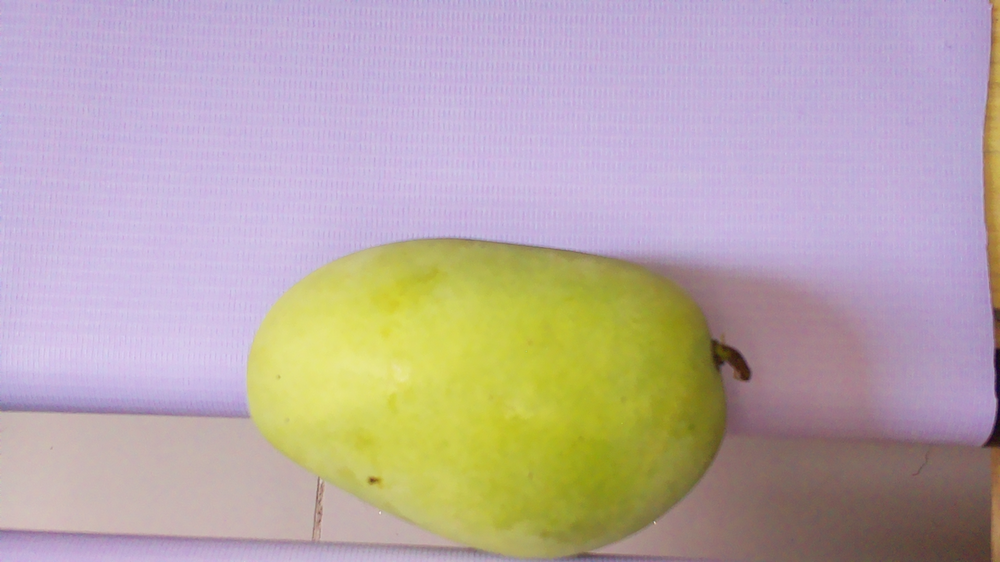
#> input picture sample_green.png, 1000 x 562 px, shrunk from 1920 x 1080 before the run
$ python improved_hsv.py sample_green.png
#> lines starting #> are read from the running program, lines starting #| are printed output that depends on the picture; after the words box and inside, x2 and y2 are one past the last pixel; in counts of white or black regions, pixels touching at a corner belong together
import cv2 as cv
import os
import numpy as np
import matplotlib.pyplot as plt
import sys

def hsvColorSegmentation(imgPath):
    # Check if file exists
#> called with imgPath = 'sample_green.png'
    if not os.path.isfile(imgPath):
        print(f"Error: File '{imgPath}' not found!")
        return

    img = cv.imread(imgPath)
#> img is the input picture: shape (562, 1000, 3); mean B, G, R 168.1, 169.2, 184.7

    # Check if image was loaded successfully
    if img is None:
        print(f"Error: Could not load image from '{imgPath}'!")
        return

    # --------------------------------------------------------
    # ---------------- DSP IMPROVED PREPROCESSING ------------
    # --------------------------------------------------------

    # 1. Edge-preserving noise reduction
    filtered = cv.bilateralFilter(img, d=9, sigmaColor=75, sigmaSpace=75)

    # 2. Convert to HSV
    hsv = cv.cvtColor(filtered, cv.COLOR_BGR2HSV)
#> hsv: shape (562, 1000, 3); mean H, S, V 94.8, 71, 197.5

# ---- Adaptive HSV Thresholding ----
    h, s, v = cv.split(hsv)
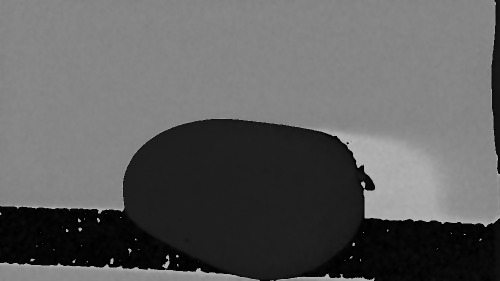
#> h: shape (562, 1000) (shown at 1/2 size); min 0, max 179, mean 94.8
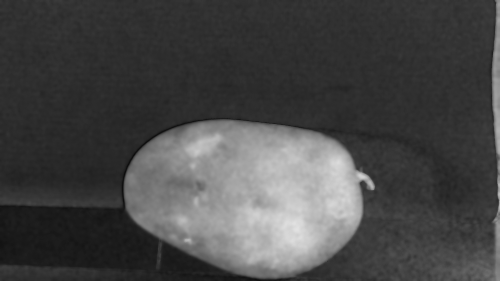
#> s: shape (562, 1000) (shown at 1/2 size); min 9, max 226, mean 71
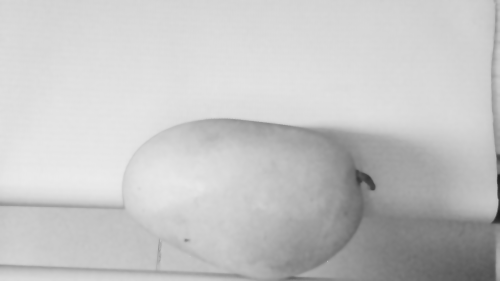
#> v: shape (562, 1000) (shown at 1/2 size); min 27, max 235, mean 197.5

# Compute percentile-based adaptive thresholds
    H_min, H_max = np.percentile(h, [5, 95])
#> H_min = 4; H_max = 161
    S_min, S_max = np.percentile(s, [5, 98])
#> S_min = 28; S_max = 197
    V_min, V_max = np.percentile(v, [10, 98])
#> V_min = 144; V_max = 231

# Convert to uint8 bounds
    lowerBound = np.array([H_min, S_min, V_min], dtype=np.uint8)
#> lowerBound = [4, 28, 144]
    upperBound = np.array([H_max, S_max, V_max], dtype=np.uint8)
#> upperBound = [161, 197, 231]

# Generate mask
    mask = cv.inRange(hsv, lowerBound, upperBound)
#> mask: shape (562, 1000); 78.1% white; 99 black regions (84 under 20 px), largest, box (x1, y1, x2, y2) and area: (0, 237, 1000, 562) 114428, (42, 321, 244, 377) 6923, (496, 420, 524, 449) 510

    # 3. HSV threshold (use your existing ranges)
    # lowerBound = np.array([0, 50, 50])
    # upperBound = np.array([150, 255, 255])
    # mask = cv.inRange(hsv, lowerBound, upperBound)

    # 4. Morphological smoothing (remove speckles and fill holes)
    kernel = np.ones((5, 5), np.uint8)
    mask = cv.morphologyEx(mask, cv.MORPH_OPEN, kernel)
#> mask: shape (562, 1000); 77.4% white; 46 black regions (35 under 20 px), largest, box (x1, y1, x2, y2) and area: (0, 237, 1000, 562) 126474, (555, 248, 596, 255) 112, (647, 467, 659, 479) 76
    mask = cv.morphologyEx(mask, cv.MORPH_CLOSE, kernel)
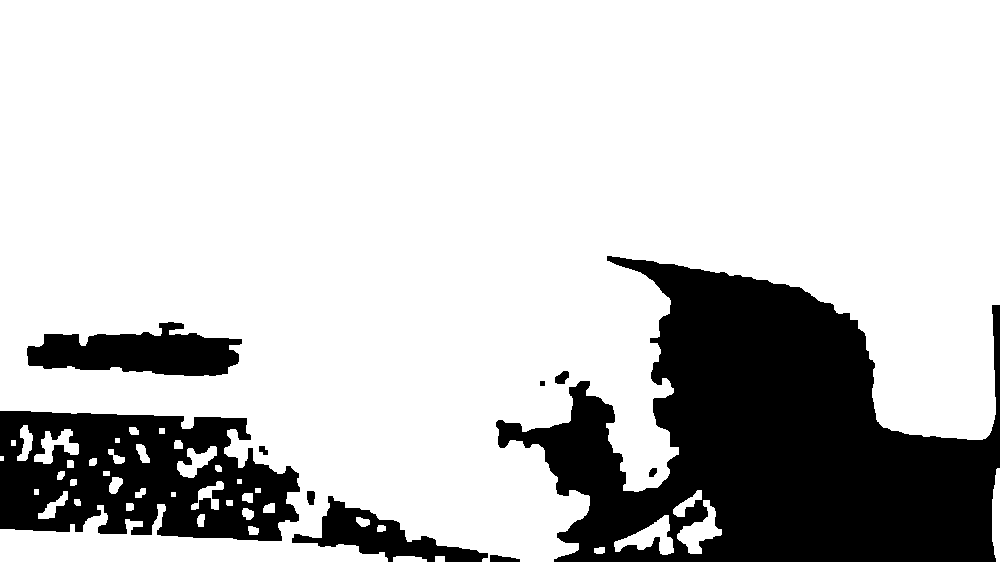
#> mask: shape (562, 1000); 77.8% white; 10 black regions, largest, box (x1, y1, x2, y2) and area: (496, 256, 1000, 562) 85153, (0, 411, 300, 541) 27265, (27, 322, 242, 376) 7451

    # 5. Edge enhancement via Canny
    # edges = cv.Canny(mask, 50, 150)

# 5. Adaptive Canny Edge Detection (median-based)
    gray = mask  # mask is already grayscale (0–255)

# Compute median pixel intensity
    v = np.median(gray)
#> v = 255

# Adaptive thresholds based on image statistics
    lower = int(max(0, 0.66 * v))
#> lower = 168
    upper = int(min(255, 1.33 * v))
#> upper = 255

# Apply Canny with adaptive thresholds
    edges = cv.Canny(gray, lower, upper)
#> edges: shape (562, 1000); 1.1% white in thin lines or dots, all inside (x1, y1, x2, y2) = (0, 255, 1000, 562)

# Optional: preview window for debugging
    cv.imshow("Canny Edges", edges)

    # Combine mask with edges for sharper boundaries
    mask = cv.bitwise_and(mask, mask, mask=edges)
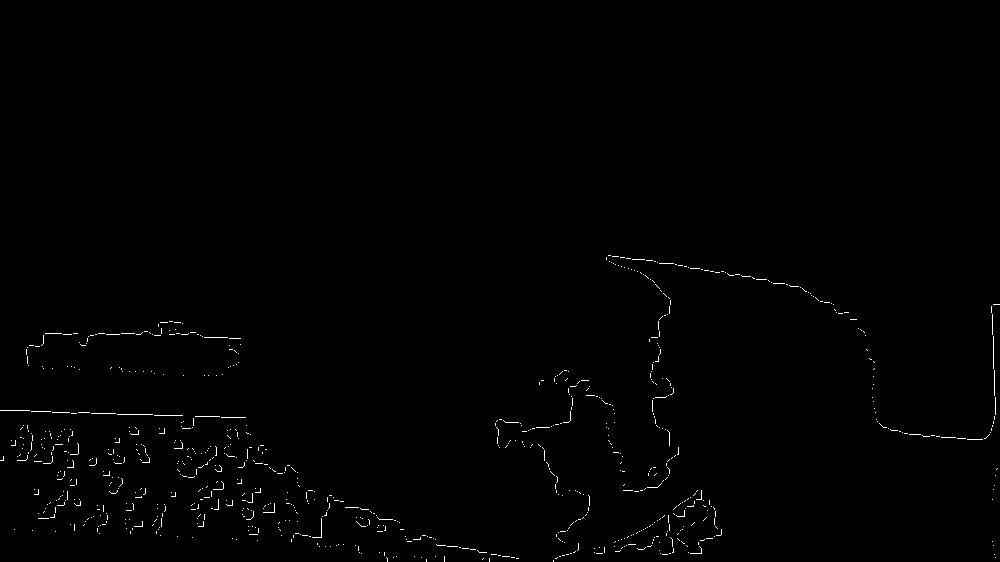
#> mask: shape (562, 1000); 0.58% white in thin lines or dots, all inside (x1, y1, x2, y2) = (0, 255, 1000, 562)

    # --------------------------------------------------------
    # ------------------ FIND CONTOURS -----------------------
    # --------------------------------------------------------

    # Use RETR_EXTERNAL to avoid internal noise contours
    contours, hierarchy = cv.findContours(mask, cv.RETR_EXTERNAL, cv.CHAIN_APPROX_SIMPLE)
#> contours = 849 contours, all with area under 20

    imgRGB = cv.cvtColor(img, cv.COLOR_BGR2RGB)

    # Create a copy of the original image to draw contours on
    img_with_contours = imgRGB.copy()
    cv.drawContours(img_with_contours, contours, -1, (0, 255, 0), 3)
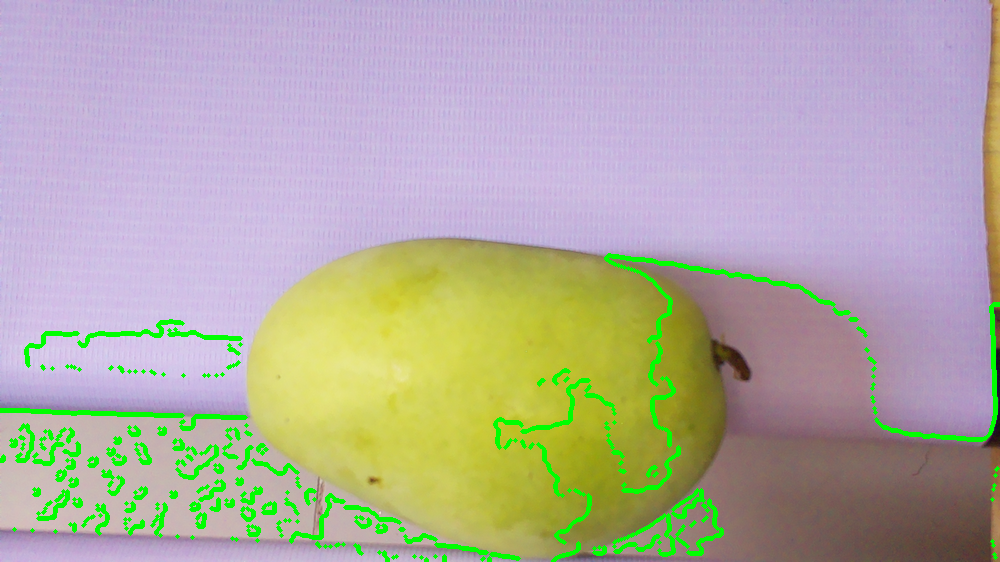
#> img_with_contours: shape (562, 1000, 3); mean R, G, B 178.1, 172.6, 162.7

    # Also create a version with mask and contours
    mask_with_contours = cv.cvtColor(mask, cv.COLOR_GRAY2BGR)
    cv.drawContours(mask_with_contours, contours, -1, (0, 255, 0), 2)
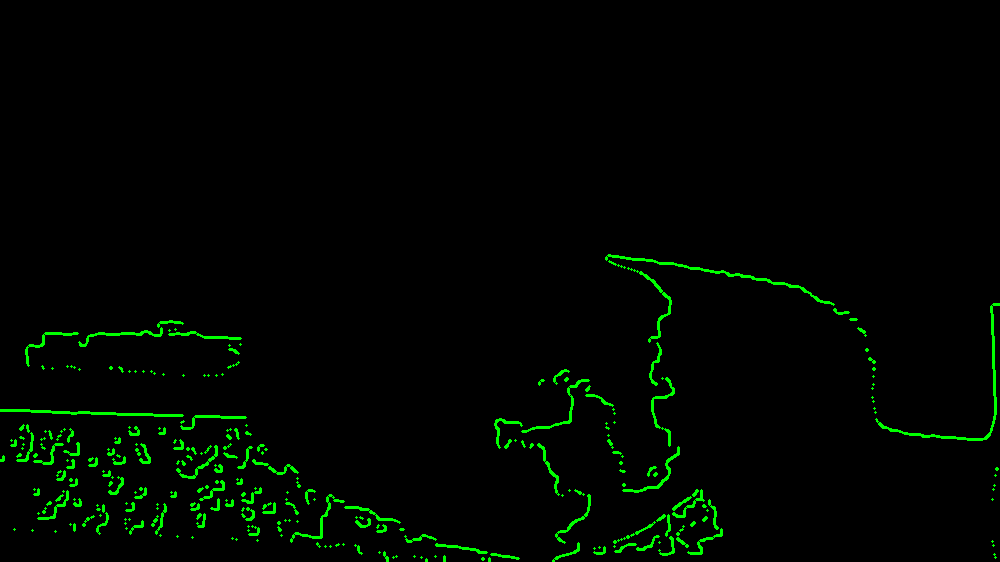
#> mask_with_contours: shape (562, 1000, 3); mean B, G, R 0, 5.6, 0


    # ---- Find Largest Contour ----
    if len(contours) > 0:
        largest_contour = max(contours, key=cv.contourArea)
#> largest_contour = [[673, 548], [673, 551], [672, 552], [673, 552]]
        mango_area_pixels = cv.contourArea(largest_contour)
#> mango_area_pixels = 0.5
        print(f"Largest Contour (Mango) Area: {mango_area_pixels:.2f} pixels")
#| Largest Contour (Mango) Area: 0.50 pixels

        # Create an RGB copy to draw on
        largest_contour_img = imgRGB.copy()

        # Draw ONLY the largest contour (blue)
        cv.drawContours(largest_contour_img, [largest_contour], -1, (0, 0, 255), 5)
#> largest_contour_img: shape (562, 1000, 3); mean R, G, B 184.7, 169.2, 168.1

        # Show using Matplotlib
        plt.figure(figsize=(6, 6))
        plt.imshow(largest_contour_img)
        plt.title("Largest Contour (Mango)")
        plt.axis('off')
        plt.show()
    else:
        print("No contours found!")


    # Display results
    plt.figure(figsize=(15, 5))

    plt.subplot(1, 3, 1)
    plt.imshow(imgRGB)
    plt.title('Original Image (RGB)')
    plt.axis('off')

    plt.subplot(1, 3, 2)
    plt.imshow(mask, cmap='gray')
    plt.title('Improved HSV Mask + Edges')
    plt.axis('off')

    plt.subplot(1, 3, 3)
    plt.imshow(img_with_contours)
    plt.title('Image with Improved Contours')
    plt.axis('off')

    plt.tight_layout()
    plt.show()

    cv.imshow('Mask with Contours', mask_with_contours)
    cv.imshow('Image with Contours', cv.cvtColor(img_with_contours, cv.COLOR_RGB2BGR))
    cv.waitKey(0)
    cv.destroyAllWindows()

    # Print contour information
    print(f"Found {len(contours)} contours")
#| Found 849 contours
    for i, contour in enumerate(contours):
        print(f"Contour {i}: {len(contour)} points, area: {cv.contourArea(contour):.2f}")
#> this loop made 849 passes
#> contour on passes 1 to 3: [[553, 560], [553, 561]], [[426, 559], [426, 561]], [[516, 558], [518, 558]]
#> (printed output is left out)

if __name__ == '__main__':
    # Check if image path is provided as argument
    if len(sys.argv) < 2:
        print("Usage: python script.py <image_path>")
        print("Example: python script.py test.jpeg")
        sys.exit(1)

    # Get image path from command line argument
    imgPath = sys.argv[1]
    hsvColorSegmentation(imgPath)

$ run again, on mango2.png
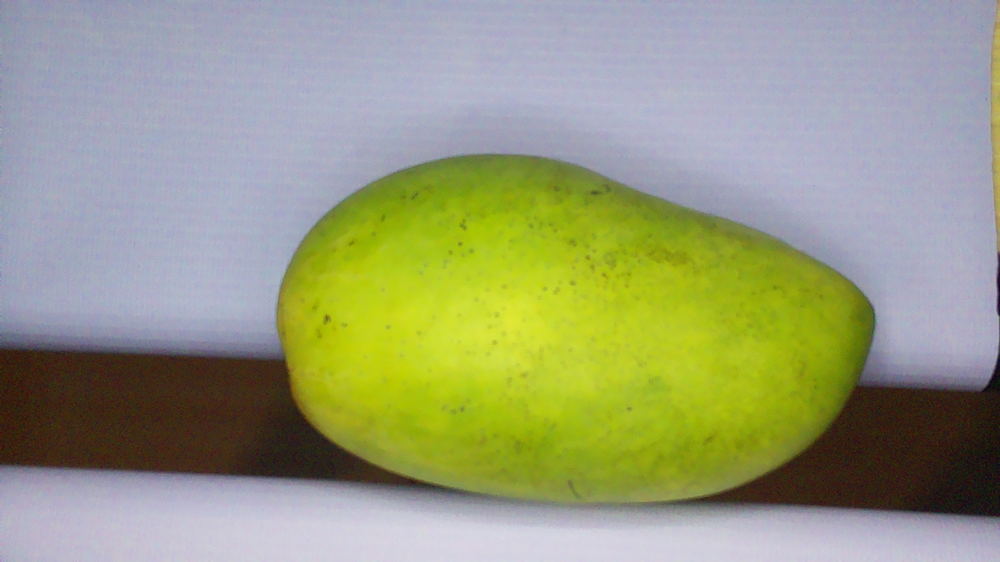
#> input picture mango2.png, 1000 x 562 px, shrunk from 1920 x 1080 before the run
#> in hsvColorSegmentation, img is the input picture: shape (562, 1000, 3); mean B, G, R 125.1, 156.9, 152.5
#> hsv: shape (562, 1000, 3); mean H, S, V 81.8, 96.1, 171.1
#> H_min = 12; H_max = 126
#> S_min = 18; S_max = 242
#> V_min = 64; V_max = 223
#> lowerBound = [12, 18, 64]
#> upperBound = [126, 242, 223]
#> in hsvColorSegmentation, `mask = cv.morphologyEx(mask, cv.MORPH_CLOSE, kernel)`:
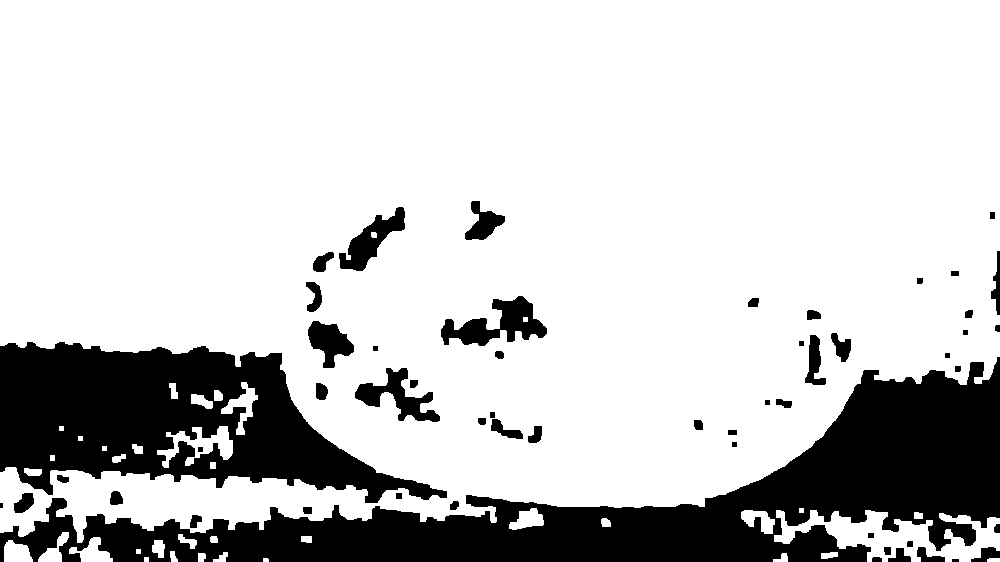
#> mask: shape (562, 1000); 79.2% white; 54 black regions (1 under 20 px), largest, box (x1, y1, x2, y2) and area: (0, 357, 1000, 562) 65092, (0, 342, 447, 503) 38759, (441, 296, 547, 346) 2463
#> in hsvColorSegmentation, `v = np.median(gray)`: v = 255
#> lower = 168
#> upper = 255
#> edges: shape (562, 1000); 1.5% white in thin lines or dots, all inside (x1, y1, x2, y2) = (0, 200, 1000, 562)
#> contours = 1280 contours, all with area under 20
#> img_with_contours: shape (562, 1000, 3); mean R, G, B 145.2, 162.3, 119.8
#> in hsvColorSegmentation, `cv.drawContours(mask_with_contours, contours, -1, (0, 255, 0), 2)`:
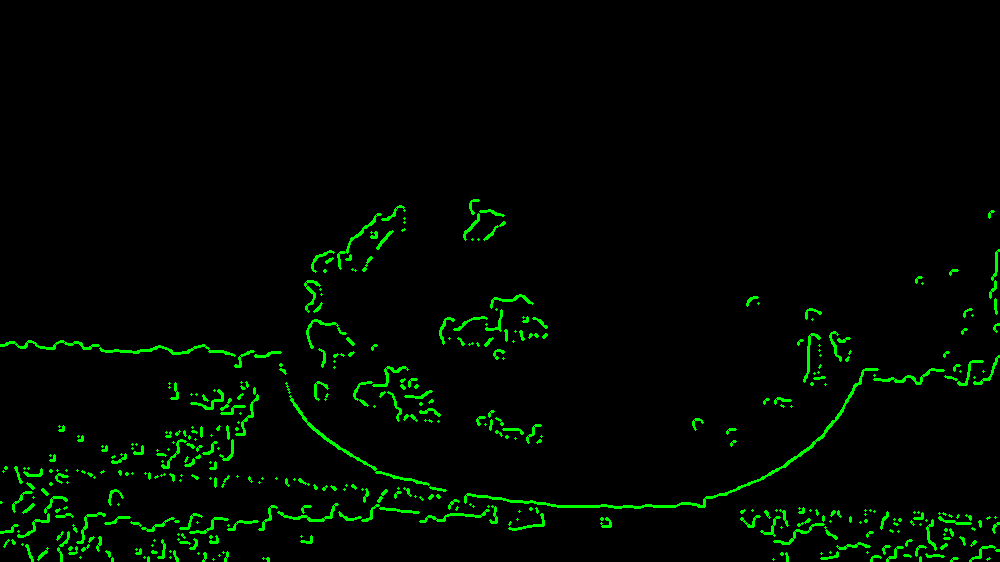
#> mask_with_contours: shape (562, 1000, 3); mean B, G, R 0, 7.6, 0
#> largest_contour = [[837, 552], [837, 555], [836, 556], [834, 556], [837, 556]]
#> mango_area_pixels = 0.5
#| Largest Contour (Mango) Area: 0.50 pixels
#> largest_contour_img: shape (562, 1000, 3); mean R, G, B 152.5, 156.9, 125.1
#| Found 1280 contours
#> the loop in hsvColorSegmentation, `for i, contour in enumerate(contours):` made 1280 passes
#> contour on passes 1 to 3: [[970, 560], [970, 561]], [[951, 560], [951, 561]], [[203, 560], [203, 561]]
#> (printed output is left out)

$ run again, on yellow.png
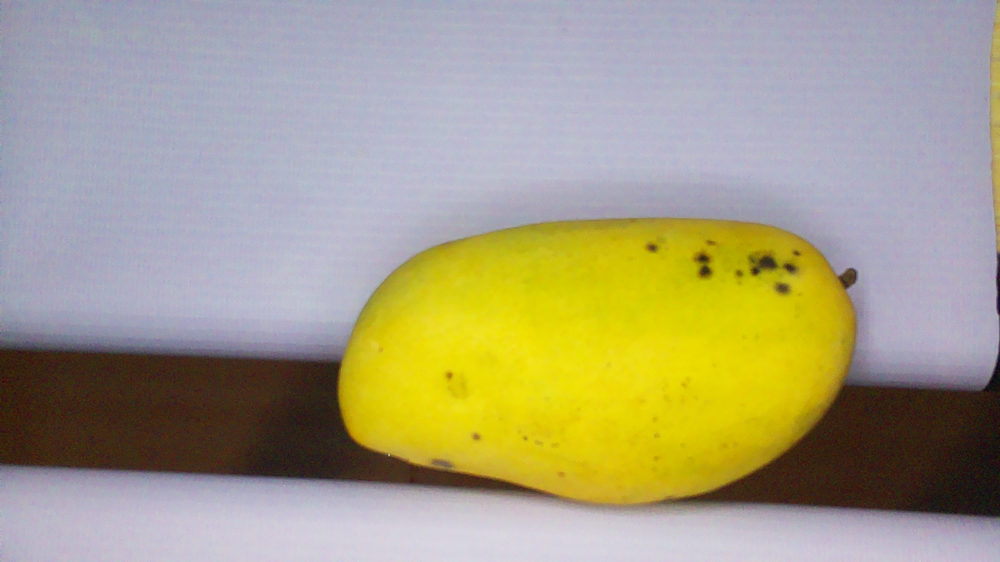
#> input picture yellow.png, 1000 x 562 px, shrunk from 1920 x 1080 before the run
#> in hsvColorSegmentation, img is the input picture: shape (562, 1000, 3); mean B, G, R 131.7, 159.8, 166.5
#> hsv: shape (562, 1000, 3); mean H, S, V 87, 87.6, 178.4
#> H_min = 11; H_max = 133
#> S_min = 16; S_max = 255
#> V_min = 64; V_max = 235
#> lowerBound = [11, 16, 64]
#> upperBound = [133, 255, 235]
#> in hsvColorSegmentation, `mask = cv.morphologyEx(mask, cv.MORPH_CLOSE, kernel)`:
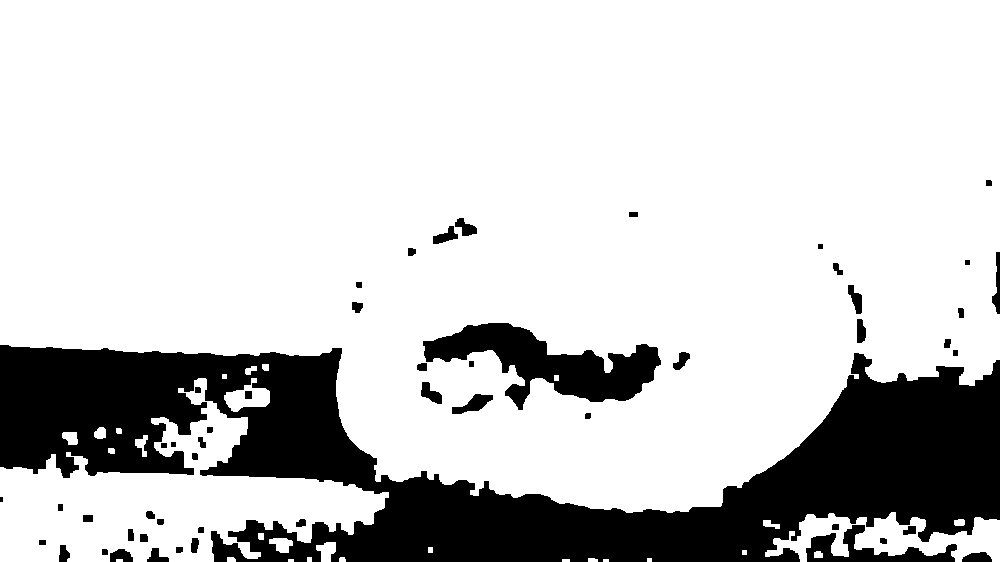
#> mask: shape (562, 1000); 79.8% white; 52 black regions (1 under 20 px), largest, box (x1, y1, x2, y2) and area: (0, 345, 1000, 562) 98063, (423, 323, 661, 410) 8917, (806, 525, 957, 562) 2081
#> in hsvColorSegmentation, `v = np.median(gray)`: v = 255
#> lower = 168
#> upper = 255
#> edges: shape (562, 1000); 1.2% white in thin lines or dots, all inside (x1, y1, x2, y2) = (0, 179, 1000, 562)
#> contours = 989 contours, all with area under 20
#> img_with_contours: shape (562, 1000, 3); mean R, G, B 160.4, 164.5, 127.3
#> in hsvColorSegmentation, `cv.drawContours(mask_with_contours, contours, -1, (0, 255, 0), 2)`:
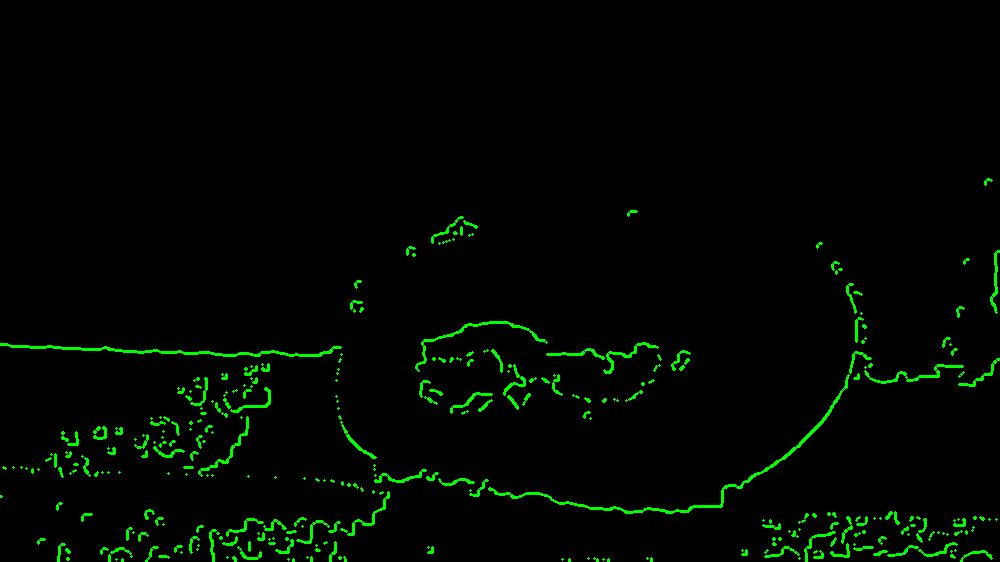
#> mask_with_contours: shape (562, 1000, 3); mean B, G, R 0, 6.1, 0
#> largest_contour = [[822, 553], [822, 556], [821, 557], [814, 557], [822, 557]]
#> mango_area_pixels = 0.5
#| Largest Contour (Mango) Area: 0.50 pixels
#> largest_contour_img: shape (562, 1000, 3); mean R, G, B 166.5, 159.8, 131.8
#| Found 989 contours
#> the loop in hsvColorSegmentation, `for i, contour in enumerate(contours):` made 989 passes
#> contour on passes 1 to 3: [[961, 560], [961, 561]], [[146, 560], [146, 561]], [[608, 559], [608, 561]]
#> (printed output is left out)
